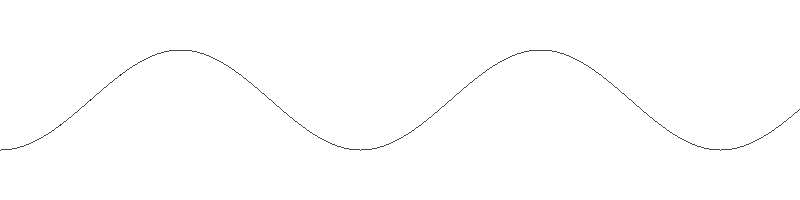
Frame 1 (no input)
Frame 60 (the mouse pressed at the canvas centre just before this capture): identical to frame 1, image omitted
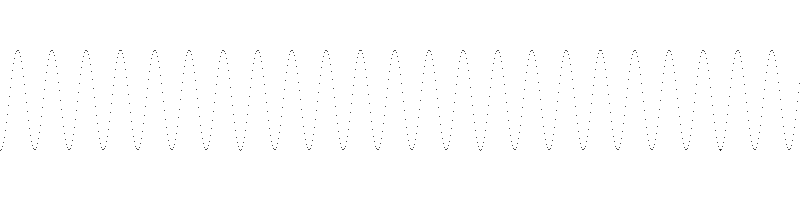
Frame 120 (the mouse held since frame 60 and released just before this capture)

The Processing sketch that drew these frames (run headless with seeded random() and noise(); from frame 60 on, the mouse is pressed at the canvas centre):

// Processing sketch: trig_drawSineWave
// ── trig_drawSineWave.pde
int rad = 50; //determinamos un radio

void setup(){
 size(800, 200); 
}


void draw(){
  background(255);
  float angle = 0.0; //reset a 0 cada loop del draw()
  float increment = map(mouseX, 0, width, 1, 20);
  
  for(int x=0; x<=width ; x++){
   float y = height/2 + cos(angle) * rad;
   angle += radians(increment);
   point(x,y);
  }
}
